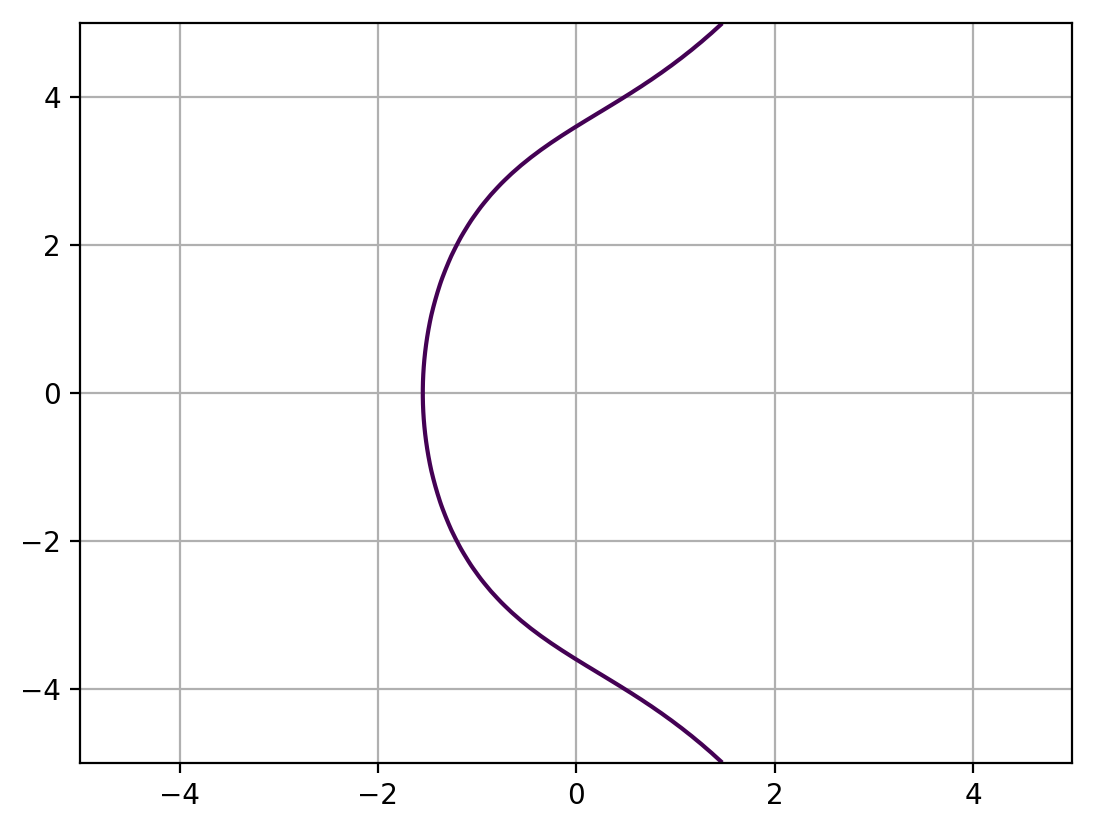

The Python source for this figure:
import numpy as np
import matplotlib.pyplot as plt

def main():
    a = 6
    #Tкачук
    b = 13
    #Анна-Кристина

    y, x = np.ogrid[-5:5:100j, -5:5:100j]
    fig = plt.figure()
    pl = plt.subplot() 
    pl.contour(x.ravel(), y.ravel(), pow(y, 2) - pow(x, 3) - x * a - b, [0])
    pl.grid()
    plt.show()
    fig.savefig('curve.png', bbox_inches='tight')

if __name__ == '__main__':
    main()